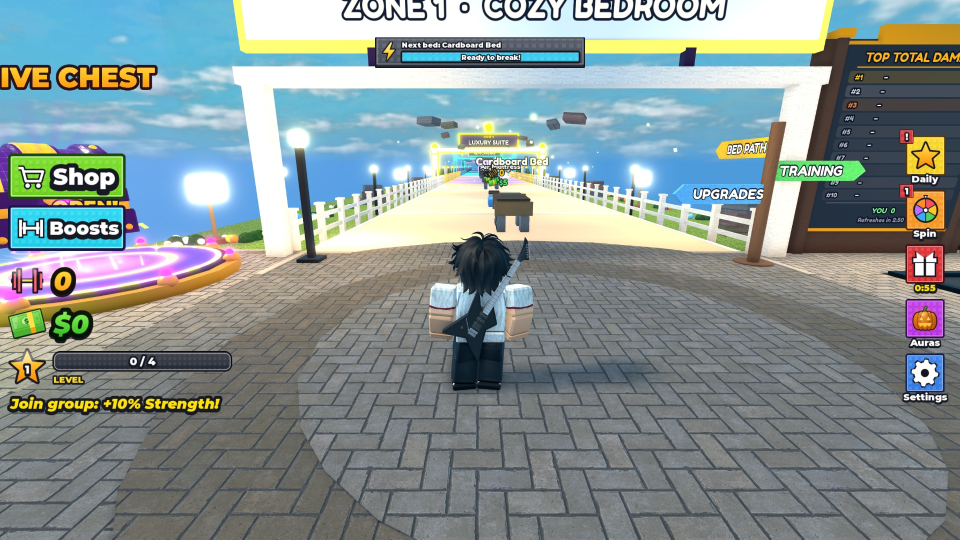
#> input picture Break A Bed/UI Kit/ingame-pc-1080p-left-column.jpg, 1920 x 1079 px (shown at 1/2 size)
$ python daily.py ../ingame-pc-1080p-left-column.jpg ../ingame-shop-cards-cash.jpg
#> lines starting #> are read from the running program, lines starting #| are printed output that depends on the picture; after the words box and inside, x2 and y2 are one past the last pixel; in counts of white or black regions, pixels touching at a corner belong together
### Break A Bed/UI Kit/source/shop3.py
import sys, math
from PIL import Image, ImageDraw, ImageFont, ImageFilter, ImageChops
import kit, sim
from kit import S, mix, mask_rr, label, FONT
from preview import icon
from products import dumbbell
from hud import gloss

DARK = (24, 24, 32)

# [33 lines left out: functions lpat, grad2, card, not called in this run]

def window(w, h):
#> called with w = 1460, h = 480
    W, H = w * S, h * S
    img = Image.new('RGBA', (W, H), (0, 0, 0, 0))
#> img: PIL image 5840x1920 RGBA; every value is 0
    img.paste((20, 20, 26, 255), (0, 0, W, H), mask_rr((W, H), (0, 0, W - 1, H - 1), 8 * S))
#> in mask_rr, `ImageDraw.Draw(m).rounded_rectangle(box, r, fill=255)`:
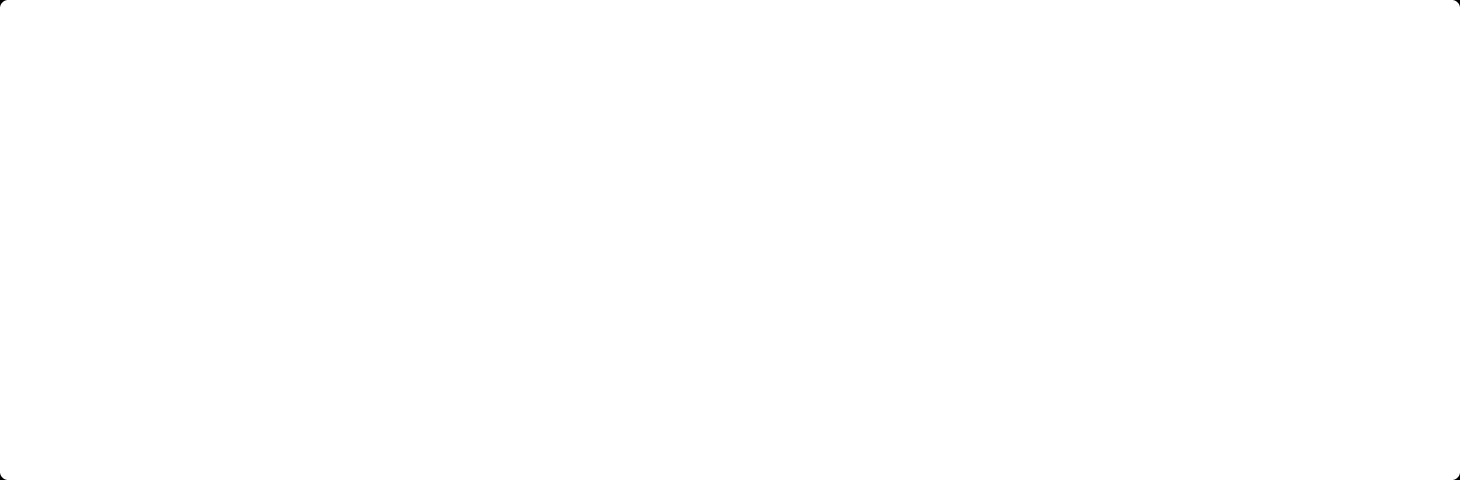
#> m: PIL image 5840x1920 L (shown at 1/4 size); 100% white; 4 black regions, box (x1, y1, x2, y2) and area: (0, 0, 27, 27) 230, (5813, 0, 5840, 27) 230, (0, 1893, 27, 1920) 230, (5813, 1893, 5840, 1920) 230
    m = mask_rr((W, H), (6 * S, 6 * S, W - 6 * S - 1, H - 6 * S - 1), 5 * S)
    img.paste((44, 45, 54, 255), (0, 0), m)
    lay = Image.new('RGBA', (W, H), (0, 0, 0, 0)); d = ImageDraw.Draw(lay)
    cell = 26 * S; s = cell * 0.46
    for gy in range(H // cell + 1):
        for gx in range(W // cell + 1):
            x, y = gx * cell + cell * 0.27, gy * cell + cell * 0.27
            d.rectangle((x, y, x + s, y + s), fill=(30, 31, 38, 255))
            d.line((x, y + s, x + s, y + s), fill=(60, 62, 72, 255), width=S * 2)
    lay.putalpha(ImageChops.multiply(lay.getchannel('A'), m)); img.alpha_composite(lay)
    return img.resize((w, h), Image.LANCZOS)

# [32 lines left out: functions lime, purple, robux, price, not called in this run]

def giftbtn(s):
    b = purple(s, s); b.alpha_composite(sim.glyph('gift', int(s * 0.62)), (int(s * 0.19), int(s * 0.16))); return b

# [40 lines left out: functions item, main, not called in this run]

# [2 lines that do not run on import are left out]

### Break A Bed/UI Kit/source/kit.py
"""Break A Bed UI kit: chunky square-cornered Roblox simulator style (matches the owner's reference)."""
import os, sys
from PIL import Image, ImageDraw, ImageFont, ImageChops

S = 4  # supersample
OUTLINE = (22, 24, 34)          # stroke colour on everything  #161822
FONT = os.path.join(os.path.dirname(__file__), '..', 'fonts', 'Montserrat-Black.ttf')

# base colour of each element
COLORS = {
    'cyan':   (28, 200, 242),
    'blue':   (36, 122, 222),
    'pink':   (236, 34, 205),
    'purple': (150, 72, 232),
    'orange': (255, 148, 22),
    'green':  (84, 202, 52),
    'red':    (226, 54, 60),
    'yellow': (255, 226, 12),
    'slate':  (62, 68, 84),
}
STYLE = dict(
    radius=0.035,       # corner radius, fraction of the short side (nearly square)
    outline=0.045,      # dark stroke, fraction of the short side
    rim=0.032,          # light inner rim
    rim_mix=0.45,       # rim = base mixed with white
    lip=0.065,          # darker 3D bottom edge
    lip_mix=0.30,       # lip = base mixed with black
    top_mix=0.16,       # face top = base mixed with white
    bot_mix=0.06,       # face bottom = base mixed with black
    stud_cell=14,       # pattern cell in px
    stud_light=24,      # pattern alpha (0-255): very faint
    stud_dark=26,
)
WINDOW = dict(color=(36, 40, 52), alpha=150, outline=OUTLINE)  # see-through dark window body

def mix(a, b, t):
    return tuple(int(a[i] + (b[i] - a[i]) * t) for i in range(3))

def mask_rr(size, box, r):
    m = Image.new('L', size, 0)
    ImageDraw.Draw(m).rounded_rectangle(box, r, fill=255)
    return m

def vgrad(size, top, bottom, y0, y1):
    w, h = size
    g = Image.new('RGB', (1, h))
    for y in range(h):
        t = min(1, max(0, (y - y0) / max(1, y1 - y0)))
        g.putpixel((0, y), mix(top, bottom, t))
    return g.resize((w, h))

def studs(size, cell, light, dark):
    lay = Image.new('RGBA', size, (0, 0, 0, 0))
    d = ImageDraw.Draw(lay)
    w, h = size
    s = cell * 0.58
    off = (cell - s) / 2
    e = max(1, cell * 0.08)
    for gy in range(-1, h // cell + 2):
        for gx in range(-1, w // cell + 2):
            x, y = gx * cell + off, gy * cell + off
            d.rectangle((x + e, y + e, x + s + e, y + s + e), fill=(0, 0, 0, dark))
            d.rectangle((x, y, x + s, y + s), fill=(255, 255, 255, light))
    return lay

# [37 lines left out: functions box, window, not called in this run]

def label(img, c, s, size, fill=(255, 255, 255), anchor='mm', rot=0):
    """Heavy white text, dark stroke and a dark drop shadow (as in the reference)."""
    f = ImageFont.truetype(FONT, size * S)
    sw = max(2, round(size * 0.12)) * S
    sh = max(2, round(size * 0.07)) * S
    tmp = Image.new('RGBA', (int(len(s) * size * 1.1 * S + 60 * S), size * 2 * S), (0, 0, 0, 0))
    d = ImageDraw.Draw(tmp)
    cx, cy = tmp.width / 2, tmp.height / 2
    d.text((cx, cy + sh), s, font=f, anchor='mm', fill=OUTLINE, stroke_width=sw, stroke_fill=OUTLINE)
    d.text((cx, cy), s, font=f, anchor='mm', fill=fill, stroke_width=sw, stroke_fill=OUTLINE)
    t = tmp.resize((tmp.width // S, tmp.height // S), Image.LANCZOS)
    if rot: t = t.rotate(rot, Image.BICUBIC, expand=True)
    x, y = c[0] - t.width / 2, c[1] - t.height / 2
    if anchor == 'lm':
        x += (f.getlength(s) + 2 * sw) / S / 2
    img.alpha_composite(t, (int(x), int(y)))

def x_mark(img):
    w, h = img.size
    label(img, (w / 2, h * 0.44), 'X', int(h * 0.56))
    return img

def stud_tile(n=56):
    t = studs((n * S, n * S), n * S // 4, 60, 60)
    return t.resize((n, n), Image.LANCZOS)

# [14 lines that do not run on import are left out]

# ---- effects (as in the reference): sparkles, soft glow, light rays ----
from PIL import ImageFilter
import math

# [16 lines left out: function sparkle, not called in this run]

def soft_glow(n=256, alpha=255):
    g = Image.new('L', (n, n), 0)
    ImageDraw.Draw(g).ellipse((n*0.18, n*0.18, n*0.82, n*0.82), fill=alpha)
    g = g.filter(ImageFilter.GaussianBlur(n * 0.12))
    im = Image.new('RGBA', (n, n), (255, 255, 255, 0)); im.putalpha(g)
    return im

def rays(n=1024, count=12, alpha=150):
    """White light beams from the centre, fading out (spin slowly behind menus)."""
    W = n * 2
    m = Image.new('L', (W, W), 0)
    d = ImageDraw.Draw(m)
    c = W / 2
    for i in range(count):
        a0 = math.radians(i * 360 / count)
        a1 = a0 + math.radians(360 / count * 0.42)
        d.polygon([(c, c), (c + W * math.cos(a0), c + W * math.sin(a0)), (c + W * math.cos(a1), c + W * math.sin(a1))], fill=alpha)
    fade = Image.new('L', (W, W), 0)
    fd = ImageDraw.Draw(fade)
    for r in range(int(c), 0, -4):
        fd.ellipse((c - r, c - r, c + r, c + r), fill=int(255 * min(1, 1.6 * (1 - r / c)) ** 0.8))
    m = ImageChops.multiply(m, fade).filter(ImageFilter.GaussianBlur(W * 0.006))
    im = Image.new('RGBA', (W, W), (255, 255, 255, 0)); im.putalpha(m)
    return im.resize((n, n), Image.LANCZOS)

# [4 lines that do not run on import are left out]

### Break A Bed/UI Kit/source/sim.py
"""Break A Bed UI in the owner's favourite 'simulator' style (Shop/Index buttons, dark studded shop)."""
import os
import sys, math, colorsys
from PIL import Image, ImageDraw, ImageFont, ImageFilter, ImageChops
import kit
from kit import S, mix, mask_rr, vgrad, studs, label, FONT
from preview import icon, price_btn
from products import dumbbell

COL = {'green': (110, 220, 20), 'cyan': (20, 215, 245), 'red': (220, 30, 35), 'purple': (190, 40, 235),
       'yellow': (255, 215, 20), 'orange': (255, 150, 20), 'pink': (240, 60, 190), 'blue': (40, 120, 235)}
EDGE = {'green': (28, 70, 14), 'cyan': (22, 24, 70), 'red': (70, 10, 12), 'purple': (55, 12, 75),
        'yellow': (90, 60, 0), 'orange': (90, 40, 0), 'pink': (75, 10, 55), 'blue': (15, 30, 80)}

def sbox(w, h, col, radius=0.07, cell=14, stud=(30, 26)):
#> called with w = 1350, h = 100, col = 'green', radius = 0.05, cell = 14, stud = (30, 26)
    base = COL[col] if isinstance(col, str) else col
    edge = EDGE[col] if isinstance(col, str) else mix(base, (0, 0, 0), 0.7)
    W, H = w * S, h * S
    m = min(w, h)
    rad = max(3, m * radius) * S
    ow = min(7, max(3, round(m * 0.06))) * S
    rim = min(4, max(2, round(m * 0.035))) * S
    img = Image.new('RGBA', (W, H), (0, 0, 0, 0))
#> img: PIL image 5400x400 RGBA; every value is 0
    img.paste(edge + (255,), (0, 0, W, H), mask_rr((W, H), (0, 0, W - 1, H - 1), rad))
    b1 = (ow, ow, W - 1 - ow, H - 1 - ow)
    img.paste(mix(base, (255, 255, 255), 0.55) + (255,), (0, 0, W, H), mask_rr((W, H), b1, max(1, rad - ow)))
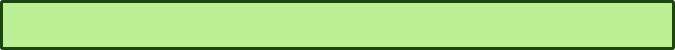
#> img: PIL image 5400x400 RGBA (shown at 1/8 size); mean R, G, B, A 168.4, 217.4, 131.7, 255; transparent parts drawn white
    face = (b1[0] + rim, b1[1] + rim, b1[2] - rim, b1[3] - rim)
    fm = mask_rr((W, H), face, max(1, rad - ow - rim))
    img.paste(vgrad((W, H), mix(base, (255, 255, 255), 0.12), mix(base, (0, 0, 0), 0.06), face[1], face[3]), (0, 0), fm)
    p = studs((W, H), cell * S, *stud); p.putalpha(ImageChops.multiply(p.getchannel('A'), fm)); img.alpha_composite(p)
    return img.resize((w, h), Image.LANCZOS)
#> returned value: PIL image 1350x100 RGBA

def wtext(img, xy, s, size, fill=(255, 255, 255), anchor='lm', hl=None):
    """hl: a word drawn in green (like the reference's highlighted 'x2')."""
    if not hl or hl not in s:
        label(img, xy, s, size, fill=fill, anchor=anchor); return
    f = ImageFont.truetype(FONT, size)
    parts = [p for p in s.replace(hl, '|' + hl + '|').split('|') if p]
    total = sum(f.getlength(p) for p in parts) + 6 * (len(parts) - 1)
    x = xy[0] - (total / 2 if anchor == 'mm' else 0)
    for p in parts:
        label(img, (x, xy[1]), p, size, fill=(90, 230, 40) if p == hl else fill, anchor='lm')
        x += f.getlength(p) + 6

# white glyph icons with a dark outline
# [52 lines left out: functions glyph, hud_btn, toggle, not called in this run]

def header(w, h, col='green', title='Shop'):
    b = sbox(w, h, col, radius=0.05)
    st = Image.new('RGBA', (w, h), (0, 0, 0, 0)); d = ImageDraw.Draw(st)
    for x0, ww in ((w*0.45, h*0.45), (w*0.45 + h*0.62, h*0.22), (w*0.62, h*0.32)):
        d.polygon([(x0, h), (x0 + ww, h), (x0 + ww + h*0.9, 0), (x0 + h*0.9, 0)], fill=(255, 255, 255, 60))
    m = mask_rr((w, h), (5, 5, w - 6, h - 6), 6)
#> in mask_rr (call 6), `ImageDraw.Draw(m).rounded_rectangle(box, r, fill=255)`:
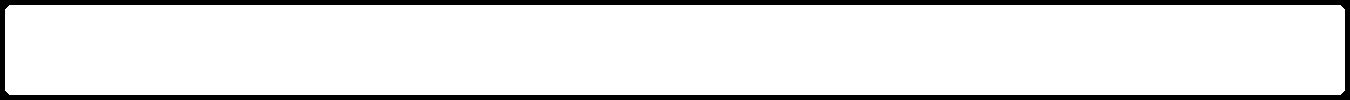
#> m: PIL image 1350x100 L; 89.3% white; 1 black region, box (x1, y1, x2, y2) and area: (0, 0, 1350, 100) 14440
    st.putalpha(ImageChops.multiply(st.getchannel('A'), m)); b.alpha_composite(st)
#> after `b.alpha_composite(st)`:
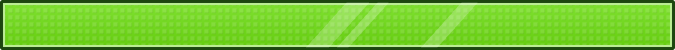
#> b: PIL image 1350x100 RGBA (shown at 1/2 size); mean R, G, B, A 115.7, 198.7, 50.4, 255; transparent parts drawn white
    wtext(b, (26, h / 2 - 2), title, int(h * 0.5))
    return b

# [63 lines left out: functions dark_window, rainbow_card, card, main, not called in this run]

# [2 lines that do not run on import are left out]

ITAL = os.path.join(os.path.dirname(__file__), '..', 'fonts', 'Montserrat-BlackItalic.ttf') if False else None

# [94 lines left out: functions itext, square_btn, hud_main, shop2, not called in this run]

### Break A Bed/UI Kit/source/preview.py
import math, sys
from PIL import Image, ImageDraw, ImageFont, ImageFilter
from kit import sparkle, soft_glow, rays, box, window, label, x_mark, OUTLINE, FONT, S, mix, mask_rr

def font(sz): return ImageFont.truetype(FONT, sz)

def paste(img, el, pos, rot=0):
    if rot: el = el.rotate(rot, Image.BICUBIC, expand=True)
    img.alpha_composite(el, (int(pos[0] - el.width/2), int(pos[1] - el.height/2)))

def icon(kind, n):
#> called with kind = 'gift', n = 80
    W = n * S
    im = Image.new('RGBA', (W, W), (0,0,0,0))
#> im: PIL image 320x320 RGBA; every value is 0
    d = ImageDraw.Draw(im)
    ow = int(W * 0.055)
    def poly(pts, top, bot):
        pts = [(x*W, y*W) for x, y in pts]
        d.line(pts + [pts[0], pts[1]], fill=OUTLINE, width=ow*2, joint='curve')
        m = Image.new('L', (W, W), 0); ImageDraw.Draw(m).polygon(pts, fill=255)
        g = Image.new('RGB', (1, W))
        for y in range(W): g.putpixel((0, y), mix(top, bot, y / W))
        im.paste(g.resize((W, W)), (0, 0), m)
    if kind == 'star':
        pts = [(0.5 + (0.46 if i % 2 == 0 else 0.21)*math.cos(-math.pi/2 + i*math.pi/5), 0.53 + (0.46 if i % 2 == 0 else 0.21)*math.sin(-math.pi/2 + i*math.pi/5)) for i in range(10)]
        poly(pts, (255,236,80), (255,128,0))
    elif kind == 'bolt':
        poly([(0.58,0.04),(0.2,0.56),(0.47,0.56),(0.38,0.96),(0.8,0.40),(0.53,0.40),(0.66,0.04)], (255,250,140), (255,180,0))
    elif kind == 'cash':
        for dx, dy in ((0.04, 0.30), (-0.02, 0.42)):
            b = (W*(0.12+dx), W*dy, W*(0.88+dx), W*(dy+0.36))
            d.rectangle(b, fill=(90,200,80), outline=OUTLINE, width=ow)
            d.rectangle((b[0]+W*0.07, b[1]+W*0.07, b[2]-W*0.07, b[3]-W*0.07), outline=(40,140,45), width=int(ow*0.6))
        c = (W*0.47, W*0.60); r = W*0.13
        d.ellipse((c[0]-r, c[1]-r, c[0]+r, c[1]+r), fill=(200,255,170), outline=OUTLINE, width=int(ow*0.8))
        d.text(c, '$', font=font(int(W*0.2)), anchor='mm', fill=(30,120,40))
    elif kind == 'wheel':
        b = (W*0.08, W*0.08, W*0.92, W*0.92)
        cols = [(255,80,90),(255,200,40),(80,210,90),(60,170,255),(190,110,255),(255,140,40)]
        d.ellipse(b, fill=OUTLINE)
        ib = (b[0]+ow, b[1]+ow, b[2]-ow, b[3]-ow)
        for i, c in enumerate(cols): d.pieslice(ib, i*60-90, i*60-30, fill=c)
        for i in range(6):
            a = math.radians(i*60-90)
            d.line((W/2, W/2, W/2 + W*0.4*math.cos(a), W/2 + W*0.4*math.sin(a)), fill=OUTLINE, width=int(ow*0.5))
        r = W*0.1; d.ellipse((W/2-r, W/2-r, W/2+r, W/2+r), fill=(255,255,255), outline=OUTLINE, width=int(ow*0.7))
        d.polygon([(W*0.42, 0), (W*0.58, 0), (W*0.5, W*0.16)], fill=(255,255,255), outline=OUTLINE, width=int(ow*0.5))
    elif kind == 'gift':
        d.rectangle((W*0.14, W*0.42, W*0.86, W*0.92), fill=(255,80,120), outline=OUTLINE, width=ow)
        d.rectangle((W*0.08, W*0.28, W*0.92, W*0.46), fill=(255,120,150), outline=OUTLINE, width=ow)
        d.rectangle((W*0.43, W*0.29, W*0.57, W*0.90), fill=(255,220,60))
        d.line((W*0.43, W*0.29, W*0.43, W*0.90), fill=OUTLINE, width=int(ow*0.5)); d.line((W*0.57, W*0.29, W*0.57, W*0.90), fill=OUTLINE, width=int(ow*0.5))
        for sx in (-1, 1):
            d.ellipse((W*(0.5+sx*0.2)-W*0.14, W*0.08, W*(0.5+sx*0.2)+W*0.14, W*0.30), fill=(255,220,60), outline=OUTLINE, width=int(ow*0.8))
    elif kind == 'robux':
        pts = [(W/2+W*0.44*math.cos(math.radians(a)), W/2+W*0.44*math.sin(math.radians(a))) for a in range(-90, 270, 60)]
        d.polygon(pts, fill=OUTLINE)
        d.polygon([(W/2+(x-W/2)*0.8, W/2+(y-W/2)*0.8) for x, y in pts], fill=(255,255,255))
        d.polygon([(W/2+(x-W/2)*0.52, W/2+(y-W/2)*0.52) for x, y in pts], fill=OUTLINE)
        d.polygon([(W/2+(x-W/2)*0.3, W/2+(y-W/2)*0.3) for x, y in pts], fill=(255,255,255))
    return im.resize((n, n), Image.LANCZOS)
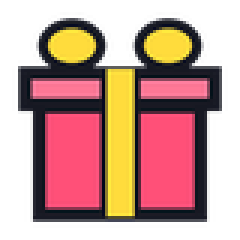
#> returned value: PIL image 80x80 RGBA (shown 3 times larger); mean R, G, B, A 92, 52.1, 44.4, 148.3; transparent parts drawn white

# [66 lines left out: functions glow, price_btn, main, not called in this run]

# [2 lines that do not run on import are left out]

### Break A Bed/UI Kit/source/hud.py
import sys, math
from PIL import Image, ImageDraw, ImageFilter, ImageChops
from kit import box, label, sparkle, OUTLINE, S, mix, mask_rr, vgrad, studs
from preview import icon, paste
from products import dumbbell

def gloss(im):
    """3D shine on an icon: white highlight on the upper part, darker lower edge."""
    a = im.getchannel('A')
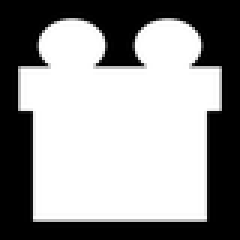
#> a: PIL image 80x80 L (shown 3 times larger); min 0, max 255, mean 148.3
    w, h = im.size
    hl = Image.new('L', (w, h), 0)
#> hl: PIL image 80x80 L; every value is 0
    ImageDraw.Draw(hl).ellipse((w*0.08, h*0.02, w*0.75, h*0.42), fill=110)
#> hl: PIL image 80x80 L; values 0 (black) and 110 (white), 22.2% white; 1 white region, box (x1, y1, x2, y2) and area: (6, 1, 61, 34) 1419
    hl = hl.filter(ImageFilter.GaussianBlur(w*0.05))
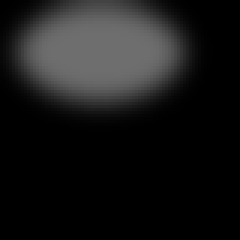
#> hl: PIL image 80x80 L (shown 3 times larger); min 0, max 110, mean 24.1
    hl = ImageChops.multiply(hl, a.point(lambda v: 255 if v > 200 else 0))
    out = im.copy()
    out.alpha_composite(Image.merge('RGBA', [Image.new('L', (w, h), 255)]*3 + [hl]))
#> (the rest of the program and of its run is left out)
